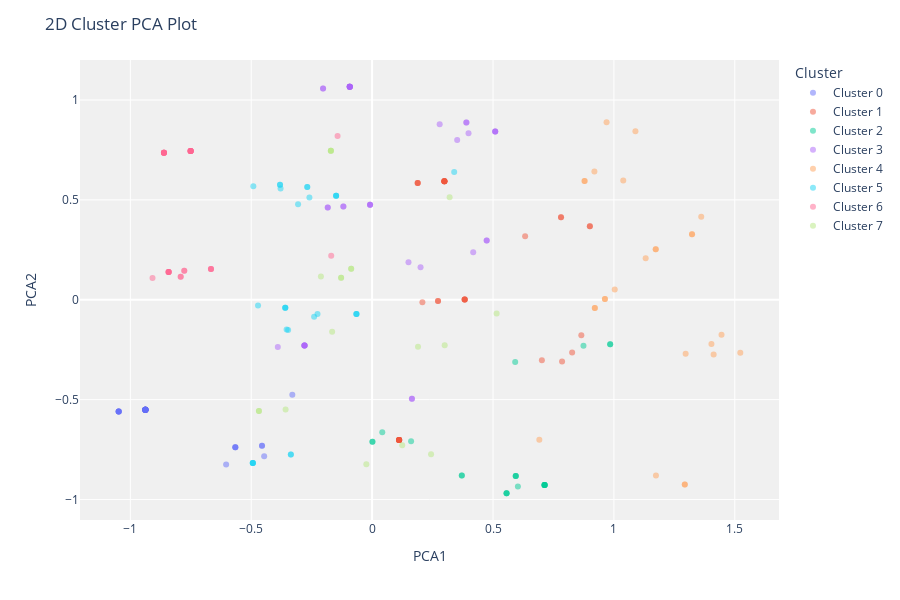

This figure's notebook cell:
### Code cell
plot_model(kmeans, plot='cluster')

### Figure 1 — Plotly figure (JSON) as saved in the notebook; plotly's stock layout.template omitted (floating-point values rounded to 4 significant figures)
{"data": [{"customdata": [["35-44"], ["35-44"], ["35-44"], ["35-44"], ["35-44"], ["35-44"], ["35-44"], ["35-44"], ["35-44"], ["35-44"], ["35-44"], ["35-44"], ["35-44"], ["35-44"], ["35-44"], ["35-44"], ["35-44"], ["35-44"], ["35-44"], ["35-44"], ["35-44"], ["35-44"], ["35-44"], ["35-44"], ["35-44"], ["35-44"], ["35-44"], ["35-44"], ["35-44"], ["35-44"]], "hovertemplate": "Cluster=Cluster 0<br>PCA1=%{x}<br>PCA2=%{y}<br>Feature=%{customdata[0]}<extra></extra>", "legendgroup": "Cluster 0", "marker": {"color": "#636efa", "opacity": 0.5, "symbol": "circle"}, "mode": "markers", "name": "Cluster 0", "orientation": "v", "showlegend": true, "textposition": "top center", "type": "scatter", "x": [-0.9377, -1.048, -0.9377, -0.9377, -0.9377, -1.048, -0.9377, -0.33, -0.9377, -0.5658, -0.4554, -0.9377, -0.9377, -0.4554, -0.9377, -1.048, -0.9377, -1.048, -1.048, -0.4465, -0.9377, -0.5658, -0.9377, -0.6038, -0.9377, -0.9377, -0.9377, -0.5658, -0.9377, -0.9377], "xaxis": "x", "y": [-0.5511, -0.5593, -0.5511, -0.5511, -0.5511, -0.5593, -0.5511, -0.4762, -0.5511, -0.7386, -0.7304, -0.5511, -0.5511, -0.7304, -0.5511, -0.5593, -0.5511, -0.5593, -0.5593, -0.7834, -0.5511, -0.7386, -0.5511, -0.8253, -0.5511, -0.5511, -0.5511, -0.7386, -0.5511, -0.5511], "yaxis": "y"}, {"customdata": [["45-54"], ["45-54"], ["55-64"], ["35-44"], ["35-44"], ["45-54"], ["45-54"], ["45-54"], [">=65"], ["25-34"], ["18-24"], ["45-54"], ["45-54"], ["35-44"], ["25-34"], ["25-34"], ["45-54"], ["25-34"], ["25-34"], ["45-54"], ["25-34"], ["35-44"], ["45-54"], ["45-54"], ["45-54"], ["35-44"], ["45-54"], ["35-44"], ["35-44"], ["35-44"], ["45-54"], ["25-34"], ["25-34"], ["45-54"]], "hovertemplate": "Cluster=Cluster 1<br>PCA1=%{x}<br>PCA2=%{y}<br>Feature=%{customdata[0]}<extra></extra>", "legendgroup": "Cluster 1", "marker": {"color": "#EF553B", "opacity": 0.5, "symbol": "circle"}, "mode": "markers", "name": "Cluster 1", "orientation": "v", "showlegend": true, "textposition": "top center", "type": "scatter", "x": [0.2989, 0.6328, 0.2079, 0.1117, 0.1117, 0.2989, 0.2989, 0.9005, 0.7021, 0.8652, 0.7856, 0.9005, 0.2989, 0.1117, 0.3829, 0.2725, 0.7812, 0.3829, 0.8272, 0.1885, 0.2725, 0.1117, 0.7812, 0.2989, 0.1885, 0.1117, 0.1885, 0.1117, 0.1117, 0.1117, 0.2989, 0.3829, 0.3829, 0.2989], "xaxis": "x", "y": [0.5925, 0.3183, -0.01221, -0.7027, -0.7027, 0.5925, 0.5925, 0.3684, -0.3032, -0.1777, -0.3097, 0.3684, 0.5925, -0.7027, 0.001635, -0.00656, 0.4132, 0.001635, -0.2644, 0.5843, -0.00656, -0.7027, 0.4132, 0.5925, 0.5843, -0.7027, 0.5843, -0.7027, -0.7027, -0.7027, 0.5925, 0.001635, 0.001635, 0.5925], "yaxis": "y"}, {"customdata": [["35-44"], ["35-44"], ["35-44"], ["35-44"], ["35-44"], ["35-44"], ["35-44"], ["35-44"], ["35-44"], ["35-44"], ["35-44"], ["35-44"], ["35-44"], ["25-34"], ["35-44"], ["25-34"], ["35-44"], ["35-44"], ["35-44"], ["35-44"], ["35-44"], ["25-34"], [">=65"]], "hovertemplate": "Cluster=Cluster 2<br>PCA1=%{x}<br>PCA2=%{y}<br>Feature=%{customdata[0]}<extra></extra>", "legendgroup": "Cluster 2", "marker": {"color": "#00cc96", "opacity": 0.5, "symbol": "circle"}, "mode": "markers", "name": "Cluster 2", "orientation": "v", "showlegend": true, "textposition": "top center", "type": "scatter", "x": [0.7133, 0.7133, 0.04192, 0.556, 0.556, 0.001316, 0.7133, 0.594, 0.6029, 0.594, 0.001316, 0.371, 0.7133, 0.8741, 0.7133, 0.9845, 0.556, 0.371, 0.1612, 0.7133, 0.594, 0.9845, 0.5917], "xaxis": "x", "y": [-0.9269, -0.9269, -0.6637, -0.9688, -0.9688, -0.7109, -0.9269, -0.882, -0.935, -0.882, -0.7109, -0.8793, -0.9269, -0.2307, -0.9269, -0.2225, -0.9688, -0.8793, -0.7086, -0.9269, -0.882, -0.2225, -0.3114], "yaxis": "y"}, {"customdata": [["35-44"], ["45-54"], ["35-44"], ["35-44"], ["55-64"], ["45-54"], ["45-54"], ["45-54"], ["45-54"], ["45-54"], [">=65"], ["45-54"], ["45-54"], ["45-54"], ["45-54"], ["25-34"], ["25-34"], ["25-34"], ["45-54"], ["45-54"], ["45-54"], ["55-64"], ["45-54"], ["35-44"], ["55-64"], ["25-34"], ["35-44"], ["35-44"], ["35-44"], ["45-54"], ["25-34"], ["35-44"], ["45-54"], ["55-64"], ["25-34"], ["25-34"], ["45-54"], ["45-54"]], "hovertemplate": "Cluster=Cluster 3<br>PCA1=%{x}<br>PCA2=%{y}<br>Feature=%{customdata[0]}<extra></extra>", "legendgroup": "Cluster 3", "marker": {"color": "#ab63fa", "opacity": 0.5, "symbol": "circle"}, "mode": "markers", "name": "Cluster 3", "orientation": "v", "showlegend": true, "textposition": "top center", "type": "scatter", "x": [0.1646, 0.5091, -0.2797, -0.3901, -0.1835, -0.09252, -0.09252, -0.09252, -0.09252, 0.5091, 0.2003, -0.2029, 0.3987, 0.3898, -0.2029, -0.008497, -0.1189, -0.008497, 0.3518, -0.09252, 0.5091, 0.1504, 0.3898, 0.1646, 0.4181, -0.1189, -0.2797, -0.2797, -0.2797, 0.2794, 0.4738, -0.2797, -0.09252, -0.1835, -0.008497, 0.4738, -0.09252, -0.09252], "xaxis": "x", "y": [-0.4951, 0.842, -0.2291, -0.2373, 0.4614, 1.066, 1.066, 1.066, 1.066, 0.842, 0.1623, 1.058, 0.8338, 0.8869, 1.058, 0.4753, 0.4671, 0.4753, 0.8001, 1.066, 0.842, 0.1872, 0.8869, -0.4951, 0.2373, 0.4671, -0.2291, -0.2291, -0.2291, 0.8787, 0.2959, -0.2291, 1.066, 0.4614, 0.4753, 0.2959, 1.066, 1.066], "yaxis": "y"}, {"customdata": [["45-54"], ["25-34"], ["45-54"], ["18-24"], ["35-44"], ["35-44"], ["18-24"], ["18-24"], ["25-34"], ["25-34"], ["35-44"], ["35-44"], ["45-54"], ["45-54"], ["25-34"], ["18-24"], ["18-24"], ["45-54"], ["25-34"], ["45-54"], ["25-34"], ["45-54"], ["18-24"], ["45-54"], ["45-54"], ["25-34"]], "hovertemplate": "Cluster=Cluster 4<br>PCA1=%{x}<br>PCA2=%{y}<br>Feature=%{customdata[0]}<extra></extra>", "legendgroup": "Cluster 4", "marker": {"color": "#FFA15A", "opacity": 0.5, "symbol": "circle"}, "mode": "markers", "name": "Cluster 4", "orientation": "v", "showlegend": true, "textposition": "top center", "type": "scatter", "x": [0.8788, 0.9628, 0.8788, 1.412, 1.293, 0.6916, 1.523, 0.9211, 1.445, 1.173, 1.174, 1.293, 1.323, 1.089, 0.9628, 0.9211, 1.131, 1.323, 1.173, 0.9697, 1.003, 0.9194, 1.403, 1.361, 1.039, 1.297], "xaxis": "x", "y": [0.5943, 0.003426, 0.5943, -0.2742, -0.9251, -0.7009, -0.266, -0.04188, -0.1759, 0.2529, -0.8802, -0.9251, 0.3283, 0.8438, 0.003426, -0.04188, 0.2076, 0.3283, 0.2529, 0.8886, 0.05059, 0.6415, -0.2212, 0.415, 0.5967, -0.2708], "yaxis": "y"}, {"customdata": [["45-54"], ["35-44"], ["18-24"], ["45-54"], ["25-34"], ["45-54"], ["45-54"], ["55-64"], ["45-54"], ["55-64"], ["45-54"], [">=65"], ["35-44"], ["45-54"], ["55-64"], ["35-44"], ["35-44"], ["unknown"], ["45-54"], ["45-54"], ["55-64"], ["35-44"], ["35-44"], ["25-34"], ["55-64"], ["45-54"], ["25-34"], ["45-54"], ["45-54"]], "hovertemplate": "Cluster=Cluster 5<br>PCA1=%{x}<br>PCA2=%{y}<br>Feature=%{customdata[0]}<extra></extra>", "legendgroup": "Cluster 5", "marker": {"color": "#19d3f3", "opacity": 0.5, "symbol": "circle"}, "mode": "markers", "name": "Cluster 5", "orientation": "v", "showlegend": true, "textposition": "top center", "type": "scatter", "x": [-0.3809, -0.4934, -0.2258, -0.2593, -0.06492, -0.3786, -0.1489, -0.3592, -0.1489, -0.3592, -0.2682, -0.3473, -0.3361, -0.4913, -0.3592, -0.3361, -0.4934, -0.3535, 0.3395, -0.3809, -0.2399, -0.4934, -0.4934, -0.06492, -0.4719, -0.2682, -0.06492, -0.3062, -0.1489], "xaxis": "x", "y": [0.5757, -0.8171, -0.07136, 0.5118, -0.0709, 0.5567, 0.52, -0.0399, 0.52, -0.0399, 0.5648, -0.1516, -0.7752, 0.5675, -0.0399, -0.7752, -0.8171, -0.1489, 0.6397, 0.5757, -0.08475, -0.8171, -0.8171, -0.0709, -0.02901, 0.5648, -0.0709, 0.4781, 0.52], "yaxis": "y"}, {"customdata": [["45-54"], ["25-34"], ["45-54"], ["25-34"], ["55-64"], ["45-54"], ["25-34"], ["55-64"], ["45-54"], ["25-34"], ["55-64"], [">=65"], ["45-54"], ["45-54"], ["45-54"], ["55-64"], ["45-54"], ["45-54"], ["45-54"], ["45-54"], ["55-64"], ["45-54"], ["25-34"], ["unknown"], ["25-34"], ["45-54"], ["45-54"], ["45-54"], [">=65"], ["45-54"]], "hovertemplate": "Cluster=Cluster 6<br>PCA1=%{x}<br>PCA2=%{y}<br>Feature=%{customdata[0]}<extra></extra>", "legendgroup": "Cluster 6", "marker": {"color": "#FF6692", "opacity": 0.5, "symbol": "circle"}, "mode": "markers", "name": "Cluster 6", "orientation": "v", "showlegend": true, "textposition": "top center", "type": "scatter", "x": [-0.8609, -0.6665, -0.7505, -0.1692, -0.8415, -0.8609, -0.6665, -0.8415, -0.7505, -0.7769, -0.8415, -0.7916, -0.8609, -0.7505, -0.1428, -0.8415, -0.7505, -0.7505, -0.7505, -0.8609, -0.8415, -0.8609, -0.7769, -0.9082, -0.6665, -0.7505, -0.8609, -0.7505, -0.7916, -0.8609], "xaxis": "x", "y": [0.736, 0.1533, 0.7442, 0.2199, 0.1394, 0.736, 0.1533, 0.1394, 0.7442, 0.1451, 0.1394, 0.1145, 0.736, 0.7442, 0.819, 0.1394, 0.7442, 0.7442, 0.7442, 0.736, 0.1394, 0.736, 0.1451, 0.109, 0.1533, 0.7442, 0.736, 0.7442, 0.1145, 0.736], "yaxis": "y"}, {"customdata": [["35-44"], ["45-54"], ["25-34"], ["25-34"], ["35-44"], ["35-44"], ["18-24"], ["35-44"], ["45-54"], [">=65"], ["35-44"], ["45-54"], ["35-44"], ["35-44"], ["45-54"], ["18-24"], ["35-44"], ["25-34"], ["<18"]], "hovertemplate": "Cluster=Cluster 7<br>PCA1=%{x}<br>PCA2=%{y}<br>Feature=%{customdata[0]}<extra></extra>", "legendgroup": "Cluster 7", "marker": {"color": "#B6E880", "opacity": 0.5, "symbol": "circle"}, "mode": "markers", "name": "Cluster 7", "orientation": "v", "showlegend": true, "textposition": "top center", "type": "scatter", "x": [0.2437, -0.1707, 0.515, -0.08664, -0.4682, 0.3002, -0.1283, -0.4682, -0.1707, -0.2118, -0.02392, -0.1707, -0.3579, 0.1898, 0.3206, -0.1283, 0.1245, -0.08664, -0.1654], "xaxis": "x", "y": [-0.7734, 0.746, -0.06911, 0.1551, -0.5575, -0.2273, 0.1097, -0.5575, 0.746, 0.1163, -0.8235, 0.746, -0.5493, -0.2355, 0.5136, 0.1097, -0.7286, 0.1551, -0.1606], "yaxis": "y"}], "layout": {"height": 600, "legend": {"title": {"text": "Cluster"}, "tracegroupgap": 0}, "margin": {"t": 60}, "plot_bgcolor": "rgb(240,240,240)", "title": {"text": "2D Cluster PCA Plot"}, "xaxis": {"anchor": "y", "domain": [0, 1], "title": {"text": "PCA1"}}, "yaxis": {"anchor": "x", "domain": [0, 1], "title": {"text": "PCA2"}}}}
